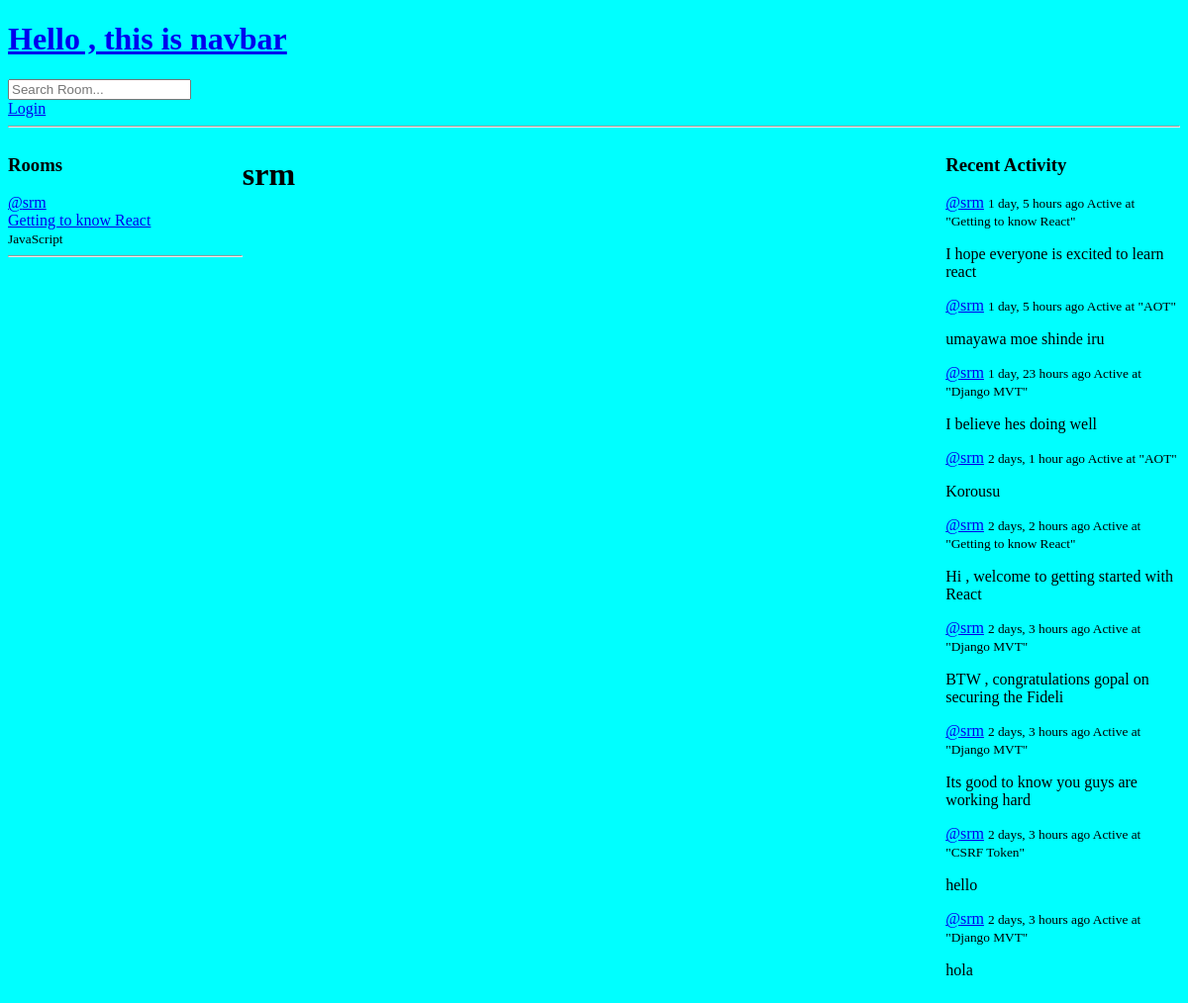
Before: /user-profile/3/ with the older database file.
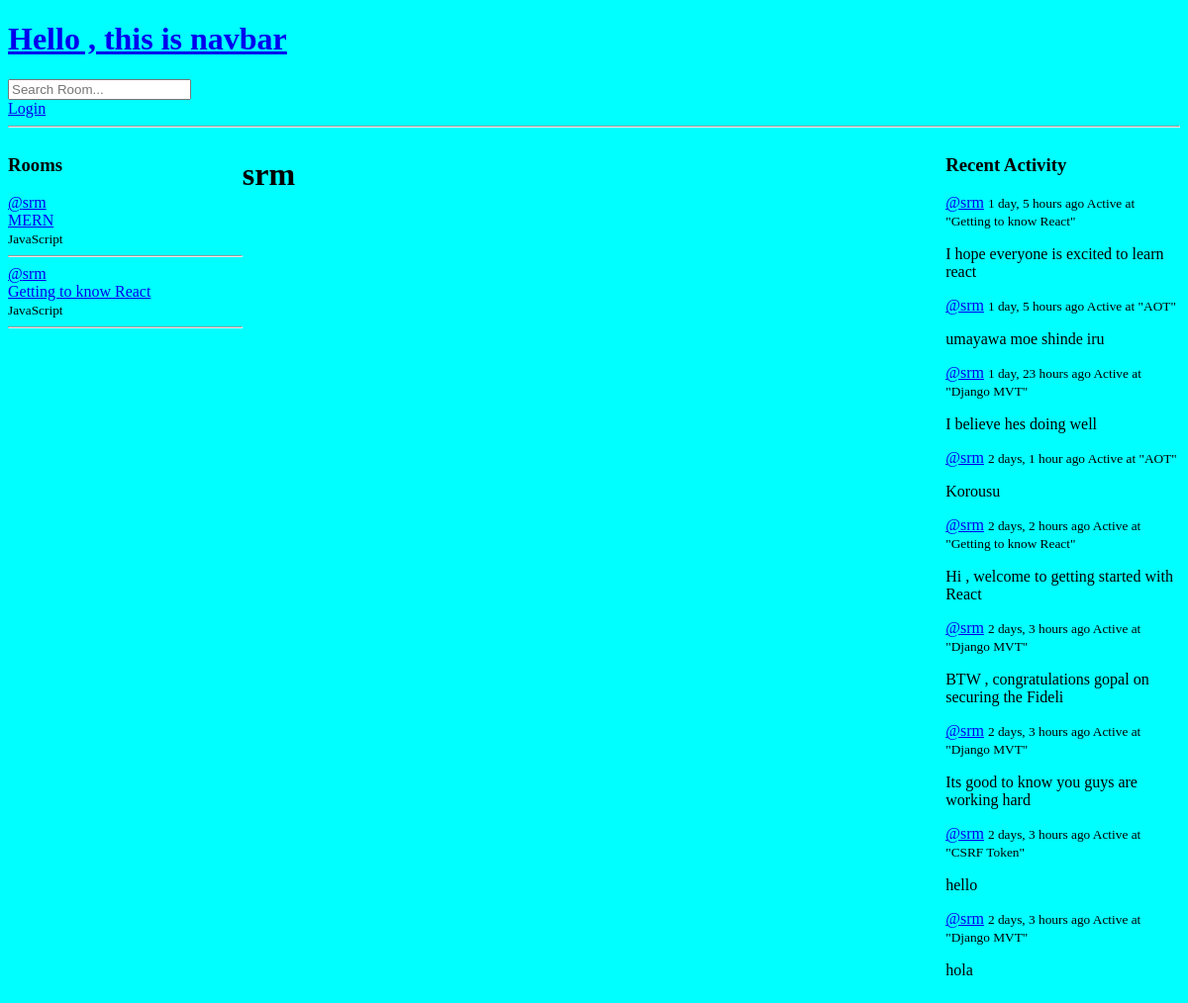
After: the same page with the newer database file.
### base/models.py (models this page shows, shortened)
class Room(models.Model):
    host = models.ForeignKey(User , on_delete=models.SET_NULL ,null=True)
    topic = models.ForeignKey(Topic , on_delete=models.SET_NULL,null=True)
    names = models.CharField(max_length=200)
    description = models.TextField(null=True , blank= True)
    participants = models.ManyToManyField(User , related_name='participants' , blank=True)
    updated = models.DateTimeField(auto_now = True)
    created = models.DateTimeField(auto_now_add = True )
    def __str__(self):
        return self.names
    class Meta :
        ordering = ['-updated' , '-created']

class Topic(models.Model):
    name = models.CharField(max_length=200)

class Message(models.Model):
    user =  models.ForeignKey(User ,on_delete=models.CASCADE )
    room = models.ForeignKey(Room , on_delete=models.CASCADE)
    body = models.TextField()
    updated = models.DateTimeField(auto_now=True)
    created = models.DateTimeField(auto_now_add=True)
    class Meta :
        ordering = ['-updated' , '-created']
    def __str__(self):
        return self.body[0:50]

### base/views.py (the view)
# urls.py: path('user-profile/<str:pk>/' , views.userProfile , name="user-profile") ,
def userProfile(request , pk):
    user = User.objects.get(id=pk)
    rooms = user.room_set.all() # model_set method is used to refer ReverseRelation ships
    user_message = Message.objects.filter(user__id=pk)
    context = {'rooms':rooms ,
               'user':user ,
               'room_messages':user_message,
               'page':'profile'}
    return render(request ,
                  'base/profile.html' ,
                  context )

### base/templates/base/profile.html (shortened to what this page needs)
{% extends 'Main.html'%}
{% block content %}
<div  class="profile-container">
    <div>
        {% include 'base/feed_component.html' %}
    </div>
    <div>
        <h1>{{user.username}}</h1>
    </div>
    <div>
        {% include 'base/activity_component.html' %}
    </div>
</div>
{% endblock content %}

### templates/Main.html (shortened to what this page needs)
<!DOCTYPE html>
{% load static %}
<html lang="en">
<head>
	<link rel="stylesheet" type="text/css" href="{% static 'styles/main.css' %}">
</head>
<body class="body">
    {%include 'navbar.html'%}
    {% block content %}
    {% endblock %}
</body>
</html>

### templates/navbar.html
<a href="/">
    <h1> Hello , this is navbar </h1>
</a>
<form method="'GET" action="{% url 'home' %}">
    <input type="text" name ='q' placeholder="Search Room..."/>
</form>
{% if request.user.is_authenticated %}
    <h3> Hello , Welcome back {{request.user}}</h3>
    <a href="{%url 'logout'%}">LogOut</a>
{% else %}
    <a href="{%url 'login'%}">Login</a>
{% endif %}
<hr>

### base/templates/base/feed_component.html (shortened to what this page needs)
{% if page == 'profile' %}
    <h3> Rooms </h3>
{% endif %}
{% for room in rooms %}
            <div>
                <a href="{% url 'user-profile' room.host.id %}">@{{room.host.username}}</a>
                <br>
                <a href="{% url 'room' room.id %}">{{room.names}}</a>
                <br>
                <small>{{room.topic.name}}</small>
                <hr>
            </div>
{%endfor%}

### base/templates/base/activity_component.html (shortened to what this page needs)
<h3>Recent Activity</h3>
{% for message in room_messages %}
    <div>
        <a href="{% url 'user-profile' message.user.id %}"> @{{message.user}}</a>  <small>{{message.created|timesince}} ago </small>
        <small>Active at "{{message.room}}"</small>
        <p> {{message}}</p>
    </div>
{% endfor %}

### static/styles/main.css (style rules this page uses)
.body { background-color: aqua; }

### base/templates/base/profile.html (style rules this page uses)
.profile-container { display: grid ; grid-template-columns: 1fr 3fr 1fr ; }

Changed rows visible on the page:
added Room: host.username "srm", names "MERN", topic.name "JavaScript"
